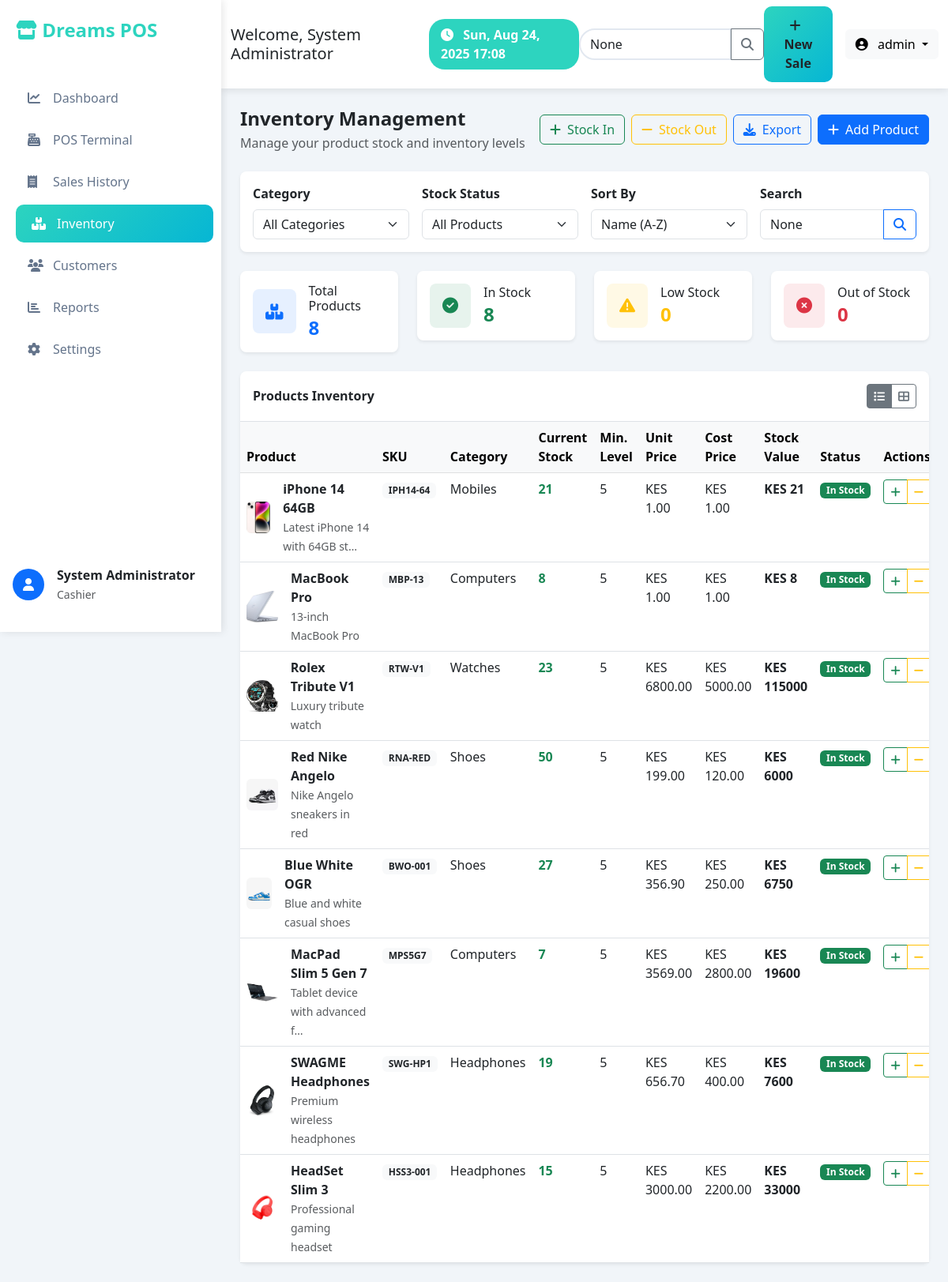
The page /inventory/ (signed in) on the database as committed earlier.
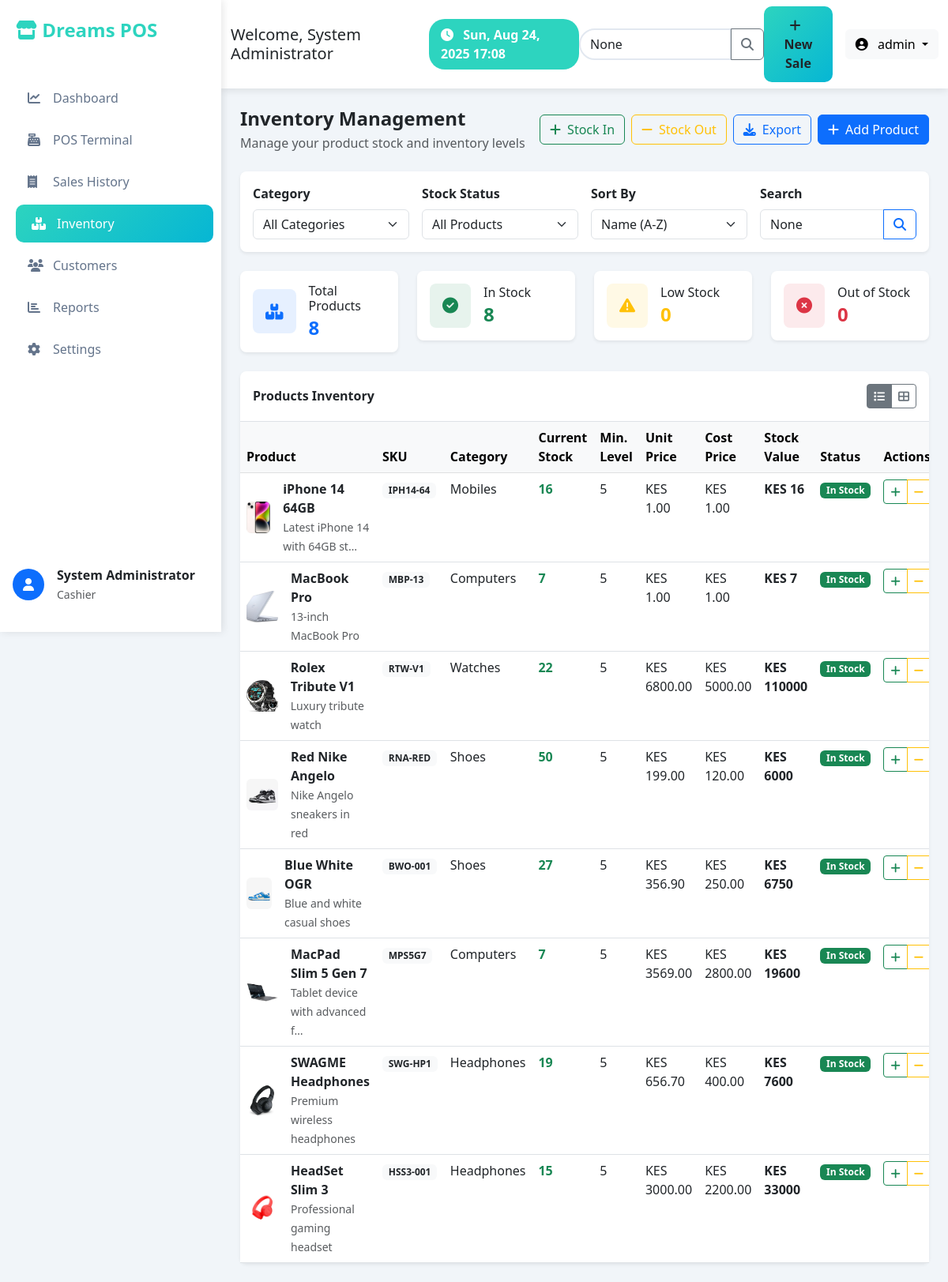
The same page on the database as committed later.
### pos_application/models.py (models this page shows, shortened)
class Product(models.Model):
    name = models.CharField(max_length=200)
    category = models.ForeignKey(Category, on_delete=models.CASCADE)
    sku = models.CharField(max_length=50, unique=True)
    description = models.TextField(blank=True)
    price = models.DecimalField(max_digits=10, decimal_places=2)
    cost_price = models.DecimalField(max_digits=10, decimal_places=2, default=0.00)
    stock_quantity = models.IntegerField(default=0)
    min_stock_level = models.IntegerField(default=5)
    image = models.ImageField(upload_to='products/', blank=True, null=True)
    is_active = models.BooleanField(default=True)
    created_at = models.DateTimeField(auto_now_add=True)
    updated_at = models.DateTimeField(auto_now=True)
    @property
    def is_low_stock(self):
        return self.stock_quantity <= self.min_stock_level

class Category(models.Model):
    name = models.CharField(max_length=100)
    description = models.TextField(blank=True)
    icon = models.CharField(max_length=50, blank=True)  # For FontAwesome icons
    created_at = models.DateTimeField(auto_now_add=True)
    class Meta:
        verbose_name_plural = "Categories"

### pos_application/views.py (the view)
# urls.py: path('inventory/', views.inventory_management, name='inventory'),
@login_required
def inventory_management(request):
    products = Product.objects.select_related('category').all()
    categories = Category.objects.all()
    category_id = request.GET.get('category')
    if category_id:
        products = products.filter(category_id=category_id)
    search_query = request.GET.get('search')
    if search_query:
        products = products.filter(
            Q(name__icontains=search_query) |
            Q(sku__icontains=search_query)
        )
    context = {
        'products': products,
        'categories': categories,
        'selected_category': category_id,
        'search_query': search_query,
    }
    return render(request, 'inventory.html', context)

### templates/inventory.html (shortened to what the changed rows need)
{% extends 'base.html' %}
{% load static %}
{% block content %}
<div class="row">
    <div class="col-12">
        <div class="bg-white rounded-3 shadow-sm">
            <div class="table-responsive">
                <table class="table table-hover mb-0">
                    <thead class="table-light">
                        <tr>
                            <th>Product</th>
                            <th>SKU</th>
                            <th>Category</th>
                            <th>Current Stock</th>
                            <th>Min. Level</th>
                            <th>Unit Price</th>
                            <th>Cost Price</th>
                            <th>Stock Value</th>
                            <th>Status</th>
                            <th>Actions</th>
                        </tr>
                    </thead>
                    <tbody>
                        {% for product in products %}
                        <tr data-product-id="{{ product.id }}">
                            <td>
                                <div class="d-flex align-items-center">
                                    {% if product.image %}
                                        <img src="{{ product.image.url }}" alt="{{ product.name }}"
                                             class="rounded me-3" style="width: 40px; height: 40px; object-fit: cover;">
                                    {% else %}
                                        <div class="bg-light rounded me-3 d-flex align-items-center justify-content-center"
                                             style="width: 40px; height: 40px;">
                                            <i class="fas fa-image text-muted"></i>
                                        </div>
                                    {% endif %}
                                    <div>
                                        <div class="fw-semibold">{{ product.name }}</div>
                                        {% if product.description %}
                                            <small class="text-muted">{{ product.description|truncatechars:30 }}</small>
                                        {% endif %}
                                    </div>
                                </div>
                            </td>
                            <td>
                                <span class="badge bg-light text-dark">{{ product.sku }}</span>
                            </td>
                            <td>{{ product.category.name }}</td>
                            <td>
                                <span class="fw-bold stock-quantity {% if product.stock_quantity == 0 %}text-danger{% elif product.is_low_stock %}text-warning{% else %}text-success{% endif %}">
                                    {{ product.stock_quantity }}
                                </span>
                            </td>
                            <td>{{ product.min_stock_level }}</td>
                            <td>KES {{ product.price }}</td>
                            <td>KES {{ product.cost_price }}</td>
                            <td>
                                <span class="fw-semibold stock-value">KES {% widthratio product.stock_quantity 1 product.cost_price %}</span>
                            </td>
                            <td>
                                <span class="stock-status badge {% if product.stock_quantity == 0 %}bg-danger{% elif product.is_low_stock %}bg-warning{% else %}bg-success{% endif %}">
                                    {% if product.stock_quantity == 0 %}Out of Stock{% elif product.is_low_stock %}Low Stock{% else %}In Stock{% endif %}
                                </span>
                            </td>
                            <td>
                                <div class="btn-group btn-group-sm">
                                    <button class="btn btn-outline-success" onclick="quickStockIn({{ product.id }}, '{{ product.name }}')" title="Stock In">
                                        <i class="fas fa-plus"></i>
                                    </button>
                                    <button class="btn btn-outline-warning" onclick="quickStockOut({{ product.id }}, '{{ product.name }}', {{ product.stock_quantity }})" title="Stock Out">
                                        <i class="fas fa-minus"></i>
                                    </button>
                                </div>
                            </td>
                        </tr>
                        {% endfor %}
                    </tbody>
                </table>
            </div>
        </div>
    </div>
</div>
{% endblock %}

Rows that differ between the two databases and show on the page:
changed Product "iPhone 14 64GB": stock_quantity "21" → "16"; stock_quantity+cost_price "21" → "16"
changed Product "MacBook Pro": stock_quantity "8" → "7"; stock_quantity+cost_price "8" → "7"
changed Product "Rolex Tribute V1": stock_quantity "23" → "22"; stock_quantity+cost_price "115000" → "110000"
